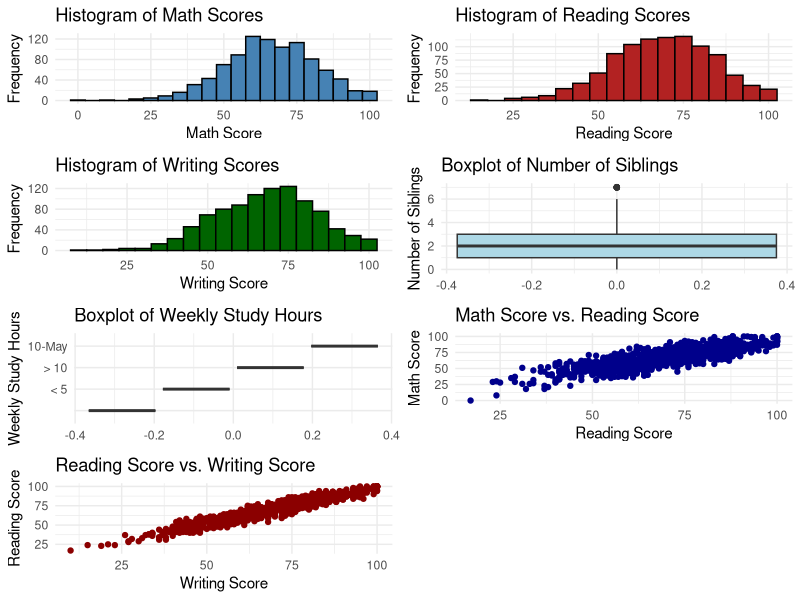
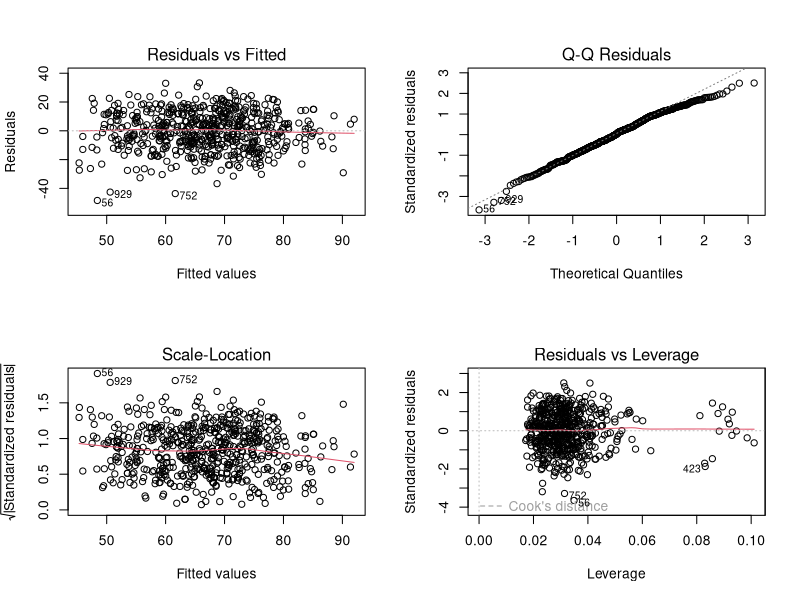
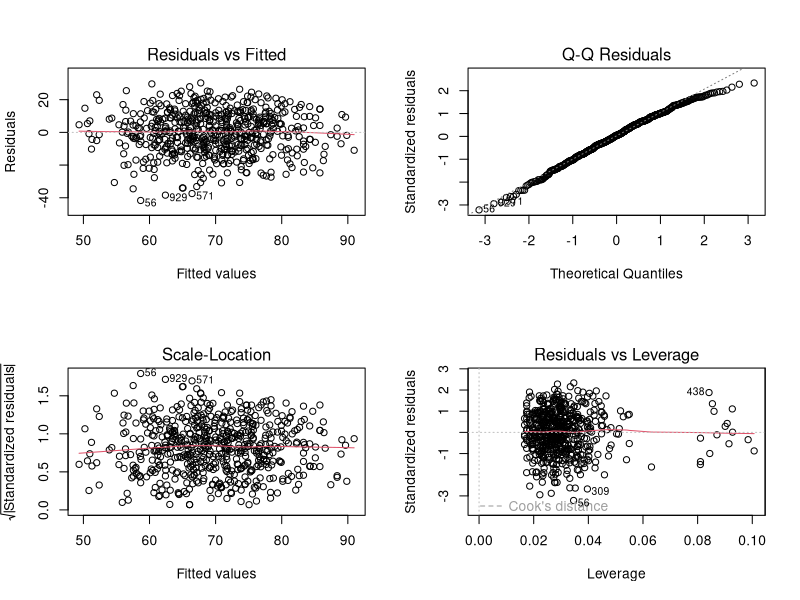
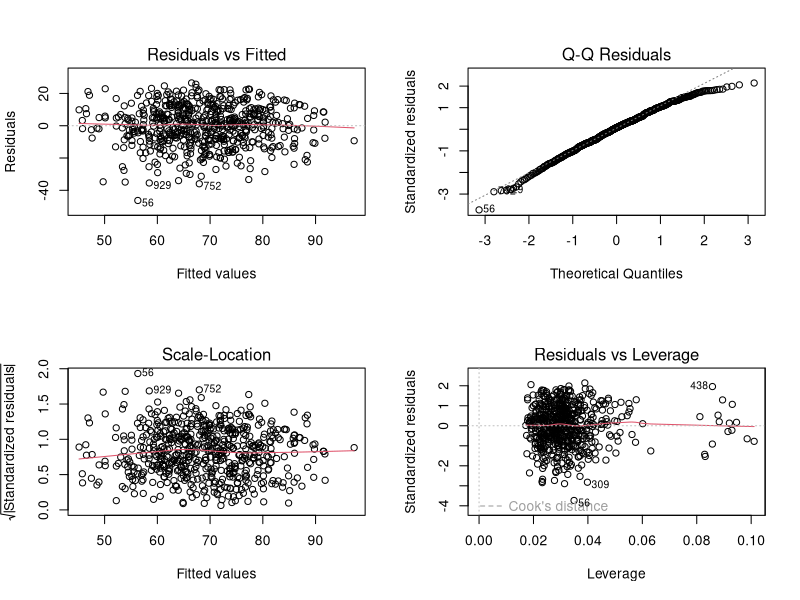
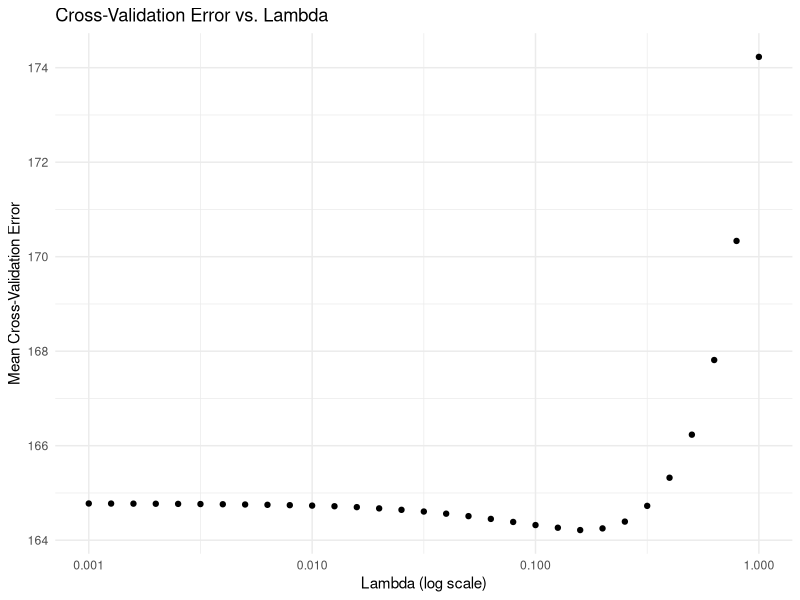
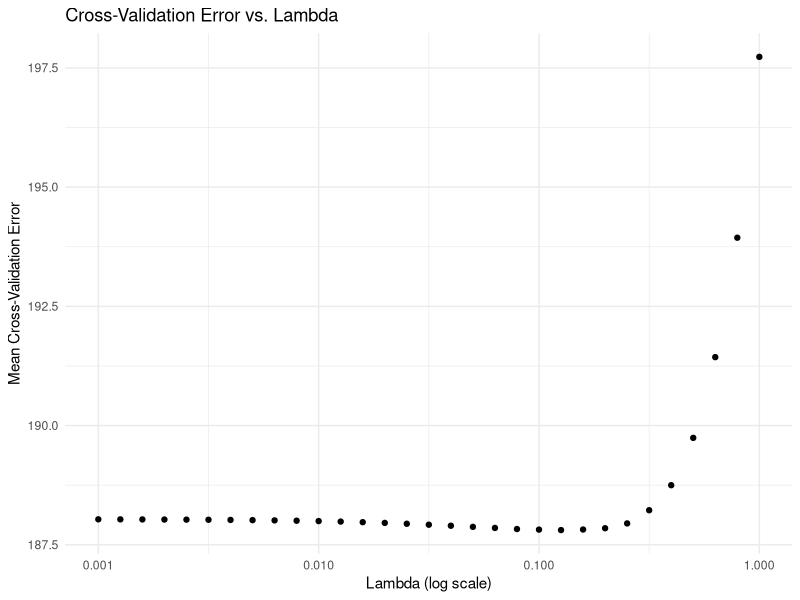
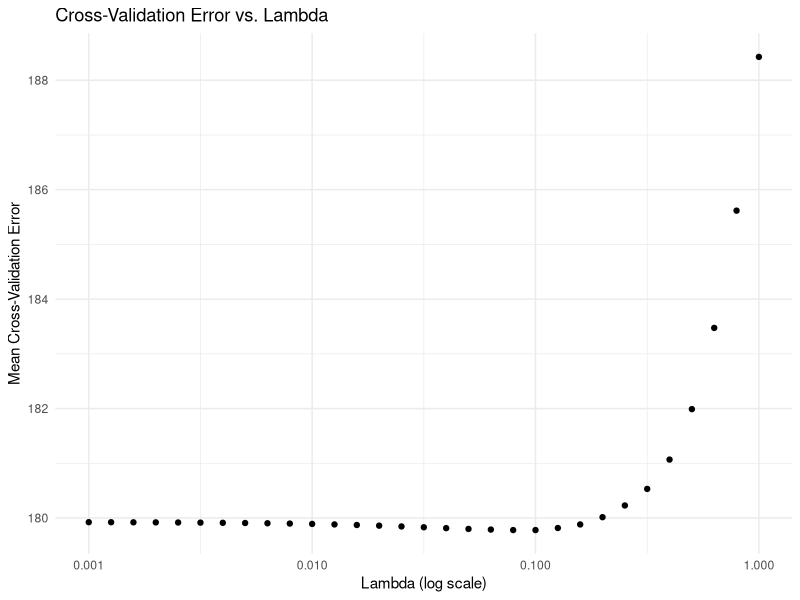

Reproduce these figures in R, in order. (Note: this script raises an error after producing the figures.)
## ---- chunk 1
knitr::opts_chunk$set(echo = TRUE)
library(tidyverse)
library(MASS)
library(leaps)
library(broom)
library(GGally)
library(gridExtra)
library(kableExtra)
library(caret)

knitr::opts_chunk$set(
  fig.width = 6,
  fig.asp = .6,
  out.width = "90%",
  warning = FALSE,
  message = FALSE
)

theme_set(theme_minimal() + theme(legend.position = "bottom"))
## ---- chunk 2
data <- read.csv("Project_1_data.csv")

hist_math <- ggplot(data, aes(x = MathScore)) +
  geom_histogram(binwidth = 5, fill = "steelblue", color = "black") +
  labs(title = "Histogram of Math Scores", x = "Math Score", y = "Frequency")

hist_reading <- ggplot(data, aes(x = ReadingScore)) +
  geom_histogram(binwidth = 5, fill = "firebrick", color = "black") +
  labs(title = "Histogram of Reading Scores", x = "Reading Score", y = "Frequency")

hist_writing <- ggplot(data, aes(x = WritingScore)) +
  geom_histogram(binwidth = 5, fill = "darkgreen", color = "black") +
  labs(title = "Histogram of Writing Scores", x = "Writing Score", y = "Frequency")
box_nr_siblings <- ggplot(data, aes(y = NrSiblings)) +
  geom_boxplot(fill = "lightblue") +
  labs(title = "Boxplot of Number of Siblings", y = "Number of Siblings")

box_wkly_study_hours <- ggplot(data, aes(y = WklyStudyHours)) +
  geom_boxplot(fill = "lightgreen") +
  labs(title = "Boxplot of Weekly Study Hours", y = "Weekly Study Hours")
scatter_math_reading <- ggplot(data, aes(x = ReadingScore, y = MathScore)) +
  geom_point(color = "darkblue") +
  labs(title = "Math Score vs. Reading Score", x = "Reading Score", y = "Math Score")

scatter_reading_writing <- ggplot(data, aes(x = WritingScore, y = ReadingScore)) +
  geom_point(color = "darkred") +
  labs(title = "Reading Score vs. Writing Score", x = "Writing Score", y = "Reading Score")
# Convert categorical variables to factors if needed
data <- data %>%
  mutate(across(c(Gender, EthnicGroup, ParentEduc, LunchType, TestPrep, 
                  ParentMaritalStatus, PracticeSport, IsFirstChild, 
                  TransportMeans, WklyStudyHours), as.factor))

pairwise_plots <- ggpairs(data,
  columns = c("MathScore", "ReadingScore", "WritingScore", "NrSiblings", "WklyStudyHours"),
  aes(color = Gender),
  lower = list(continuous = "smooth"),
  upper = list(continuous = "cor"),
  diag = list(continuous = "densityDiag"))
grid.arrange(
  hist_math, hist_reading, hist_writing,
  box_nr_siblings, box_wkly_study_hours,
  scatter_math_reading, scatter_reading_writing,
  ncol = 2
)
## ---- chunk 3
data$Gender <- as.factor(data$Gender)
data$EthnicGroup <- as.factor(data$EthnicGroup)
data$ParentEduc <- as.factor(data$ParentEduc)
data$LunchType <- as.factor(data$LunchType)
data$TestPrep <- as.factor(data$TestPrep)
data$ParentMaritalStatus <- as.factor(data$ParentMaritalStatus)
data$PracticeSport <- as.factor(data$PracticeSport)
data$IsFirstChild <- as.factor(data$IsFirstChild)
data$TransportMeans <- as.factor(data$TransportMeans)
data$WklyStudyHours <- as.factor(data$WklyStudyHours)

data <- na.omit(data)
## ---- chunk 4
data[data == "" | data == " "] <- NA
data <- na.omit(data)
## ---- chunk 5
data_dict <- tibble(
  Variable = c(
    "Gender", "EthnicGroup", "ParentEduc", "LunchType", "TestPrep", 
    "ParentMaritalStatus", "PracticeSport", "IsFirstChild", "NrSiblings", 
    "TransportMeans", "WklyStudyHours", "MathScore", "ReadingScore", "WritingScore"
  ),
  Description = c(
    "Gender of the student (male/female)",
    "Ethnic group of the student (group A to E)",
    "Parent(s) education background (from some_highschool to master's degree)",
    "School lunch type (standard or free/reduced)",
    "Test preparation course followed (completed or none)",
    "Parent(s) marital status (married/single/widowed/divorced)",
    "How often the student practices sport (never/sometimes/regularly)",
    "If the child is the first child in the family (yes/no)",
    "Number of siblings the student has (0 to 7)",
    "Means of transport to school (schoolbus/private)",
    "Weekly self-study hours (less that 5 hours; between 5 and 10 hours; more than
10 hours)",
    "Math test score (0-100)",
    "Reading test score (0-100)",
    "Writing test score (0-100)"
  )
)

data_dict %>% 
  knitr::kable(caption = "Data Dictionary") %>% 
  kable_styling() %>%
  column_spec(1, width = "12em") %>% 
  column_spec(2, width = "32em")
## ---- chunk 6
numeric_summary = data |> 
  summarize(
    NrSiblings_Mean = mean(NrSiblings, na.rm = TRUE),
    NrSiblings_SD = sd(NrSiblings, na.rm = TRUE),
    NrSiblings_Median = median(NrSiblings, na.rm = TRUE),
    NrSiblings_IQR = IQR(NrSiblings, na.rm = TRUE),
    NrSiblings_Max = max(NrSiblings, na.rm = TRUE),
    NrSiblings_Min = min(NrSiblings, na.rm = TRUE),
    
    MathScore_Mean = mean(MathScore, na.rm = TRUE),
    MathScore_SD = sd(MathScore, na.rm = TRUE),
    MathScore_Median = median(MathScore, na.rm = TRUE),
    MathScore_IQR = IQR(MathScore, na.rm = TRUE),
    MathScore_Max = max(MathScore, na.rm = TRUE),
    MathScore_Min = min(MathScore, na.rm = TRUE),
    
    ReadingScore_Mean = mean(ReadingScore, na.rm = TRUE),
    ReadingScore_SD = sd(ReadingScore, na.rm = TRUE),
    ReadingScore_Median = median(ReadingScore, na.rm = TRUE),
    ReadingScore_IQR = IQR(ReadingScore, na.rm = TRUE),
    ReadingScore_Max = max(ReadingScore, na.rm = TRUE),
    ReadingScore_Min = min(ReadingScore, na.rm = TRUE),
    
    WritingScore_Mean = mean(WritingScore, na.rm = TRUE),
    WritingScore_SD = sd(WritingScore, na.rm = TRUE),
    WritingScore_Median = median(WritingScore, na.rm = TRUE),
    WritingScore_IQR = IQR(WritingScore, na.rm = TRUE),
    WritingScore_Max = max(WritingScore, na.rm = TRUE),
    WritingScore_Min = min(WritingScore, na.rm = TRUE)
  )


numeric_table = data.frame(
  Variable = c("NrSiblings", "MathScore", "ReadingScore", "WritingScore"),
  Mean = c(numeric_summary$NrSiblings_Mean, numeric_summary$MathScore_Mean, 
           numeric_summary$ReadingScore_Mean, numeric_summary$WritingScore_Mean),
  SD = c(numeric_summary$NrSiblings_SD, numeric_summary$MathScore_SD, 
         numeric_summary$ReadingScore_SD, numeric_summary$WritingScore_SD),
  Median = c(numeric_summary$NrSiblings_Median, numeric_summary$MathScore_Median, 
             numeric_summary$ReadingScore_Median, numeric_summary$WritingScore_Median),
  IQR = c(numeric_summary$NrSiblings_IQR, numeric_summary$MathScore_IQR, 
          numeric_summary$ReadingScore_IQR, numeric_summary$WritingScore_IQR),
  Max = c(numeric_summary$NrSiblings_Max, numeric_summary$MathScore_Max, 
          numeric_summary$ReadingScore_Max, numeric_summary$WritingScore_Max),
  Min = c(numeric_summary$NrSiblings_Min, numeric_summary$MathScore_Min, 
          numeric_summary$ReadingScore_Min, numeric_summary$WritingScore_Min)
)

knitr::kable(numeric_table, col.names = c("Variable Name", "Mean", "SD", "Median", "IQR", "Max", "Min"), 
             caption = "Summary Statistics for all Numeric Variables", format = "pipe")

## ---- chunk 7
categorical_table <- data |> 
  summarize(
    gender_Male = sum(Gender == "male", na.rm = TRUE),
    gender_Female = sum(Gender == "female", na.rm = TRUE),
    
    ethnicgroup_A = sum(EthnicGroup == "group A", na.rm = TRUE),
    ethnicgroup_B = sum(EthnicGroup == "group B", na.rm = TRUE),
    ethnicgroup_C = sum(EthnicGroup == "group C", na.rm = TRUE),
    ethnicgroup_D = sum(EthnicGroup == "group D", na.rm = TRUE),
    ethnicgroup_E = sum(EthnicGroup == "group E", na.rm = TRUE),
    
    parenteduc_SomeHighSchool = sum(ParentEduc == "some college", na.rm = TRUE),
    parenteduc_HighSchool = sum(ParentEduc == "some high School", na.rm = TRUE),
    parenteduc_Associates = sum(ParentEduc == "associate's degree high school", na.rm = TRUE),
    parenteduc_Bachelors = sum(ParentEduc == "bachelor's degree", na.rm = TRUE),
    parenteduc_Masters = sum(ParentEduc == "master's degree", na.rm = TRUE),
    
    lunchtime_Standard = sum(LunchType == "standard", na.rm = TRUE),
    lunchtime_FreeReduced = sum(LunchType == "free/reduced", na.rm = TRUE),
    
    testprep_Completed = sum(TestPrep == "completed", na.rm = TRUE),
    testprep_None = sum(TestPrep == "none", na.rm = TRUE),
    
    parentmaritalstatus_Married = sum(ParentMaritalStatus == "married", na.rm = TRUE),
    parentmaritalstatus_Single = sum(ParentMaritalStatus == "single", na.rm = TRUE),
    parentmaritalstatus_Widowed = sum(ParentMaritalStatus == "widowed", na.rm = TRUE),
    parentmaritalstatus_Divorced = sum(ParentMaritalStatus == "divorced", na.rm = TRUE),
    
    practicesport_Never = sum(PracticeSport == "never", na.rm = TRUE),
    practicesport_Sometimes = sum(PracticeSport == "sometimes", na.rm = TRUE),
    practicesport_Regularly = sum(PracticeSport == "regularly", na.rm = TRUE),
    
    isfirstchild_Yes = sum(IsFirstChild == "yes", na.rm = TRUE),
    isfirstchild_No = sum(IsFirstChild == "no", na.rm = TRUE),
    
    transportmeans_SchoolBus = sum(TransportMeans == "school_bus", na.rm = TRUE),
    transportmeans_Private = sum(TransportMeans == "private", na.rm = TRUE),
    
    wklystudyhours_LessThan5 = sum(WklyStudyHours == "< 5", na.rm = TRUE),
    wklystudyhours_5to10 = sum(WklyStudyHours == "10-May", na.rm = TRUE),
    wklystudyhours_MoreThan10 = sum(WklyStudyHours == "> 10", na.rm = TRUE)
  )


categorical_final <- data.frame(
  Variable = c("Gender Male", "Gender Female",
               "EthnicGroup A", "EthnicGroup B", "EthnicGroup C", "EthnicGroup D", "EthnicGroup E",
               "ParentEduc Some High School", "ParentEduc High School", "ParentEduc Associates", 
               "ParentEduc Bachelors", "ParentEduc Masters", 
               "LunchType Standard", "LunchType Free/Reduced", 
               "TestPrep Completed", "TestPrep None", 
               "ParentMaritalStatus Married", "ParentMaritalStatus Single", "ParentMaritalStatus Widowed", "ParentMaritalStatus Divorced",
               "PracticeSport Never", "PracticeSport Sometimes", "PracticeSport Regularly",
               "IsFirstChild Yes", "IsFirstChild No", 
               "TransportMeans SchoolBus", "TransportMeans Private",
               "WklyStudyHours Less than 5", "WklyStudyHours 5-10", "WklyStudyHours More than 10"),
  Count = c(
    categorical_table$gender_Male, categorical_table$gender_Female,
    categorical_table$ethnicgroup_A, categorical_table$ethnicgroup_B, categorical_table$ethnicgroup_C, categorical_table$ethnicgroup_D, categorical_table$ethnicgroup_E,
    categorical_table$parenteduc_SomeHighSchool, categorical_table$parenteduc_HighSchool, categorical_table$parenteduc_Associates, 
    categorical_table$parenteduc_Bachelors, categorical_table$parenteduc_Masters, 
    categorical_table$lunchtime_Standard, categorical_table$lunchtime_FreeReduced, 
    categorical_table$testprep_Completed, categorical_table$testprep_None, 
    categorical_table$parentmaritalstatus_Married, categorical_table$parentmaritalstatus_Single, categorical_table$parentmaritalstatus_Widowed, categorical_table$parentmaritalstatus_Divorced,
    categorical_table$practicesport_Never, categorical_table$practicesport_Sometimes, categorical_table$practicesport_Regularly,
    categorical_table$isfirstchild_Yes, categorical_table$isfirstchild_No, 
    categorical_table$transportmeans_SchoolBus, categorical_table$transportmeans_Private,
    categorical_table$wklystudyhours_LessThan5, categorical_table$wklystudyhours_5to10, categorical_table$wklystudyhours_MoreThan10
  ),
  Proportion = round(c(
    categorical_table$gender_Male / nrow(data), categorical_table$gender_Female / nrow(data),
    categorical_table$ethnicgroup_A / nrow(data), categorical_table$ethnicgroup_B / nrow(data), categorical_table$ethnicgroup_C / nrow(data), 
    categorical_table$ethnicgroup_D / nrow(data), categorical_table$ethnicgroup_E / nrow(data),
    categorical_table$parenteduc_SomeHighSchool / nrow(data), categorical_table$parenteduc_HighSchool / nrow(data), 
    categorical_table$parenteduc_Associates / nrow(data), categorical_table$parenteduc_Bachelors / nrow(data), 
    categorical_table$parenteduc_Masters / nrow(data),
    categorical_table$lunchtime_Standard / nrow(data), categorical_table$lunchtime_FreeReduced / nrow(data),
    categorical_table$testprep_Completed / nrow(data), categorical_table$testprep_None / nrow(data),
    categorical_table$parentmaritalstatus_Married / nrow(data), categorical_table$parentmaritalstatus_Single / nrow(data),
    categorical_table$parentmaritalstatus_Widowed / nrow(data), categorical_table$parentmaritalstatus_Divorced / nrow(data),
    categorical_table$practicesport_Never / nrow(data), categorical_table$practicesport_Sometimes / nrow(data),
    categorical_table$practicesport_Regularly / nrow(data),
    categorical_table$isfirstchild_Yes / nrow(data), categorical_table$isfirstchild_No / nrow(data),
    categorical_table$transportmeans_SchoolBus / nrow(data), categorical_table$transportmeans_Private / nrow(data),
    categorical_table$wklystudyhours_LessThan5 / nrow(data), categorical_table$wklystudyhours_5to10 / nrow(data), 
    categorical_table$wklystudyhours_MoreThan10 / nrow(data)
  ), 4)
)

knitr::kable(categorical_final, col.names = c("Variable Name and Levels", "Count", "Proportion"), 
             caption = "Summary Statistics for all Categorical Variables", format = "pipe")
## ---- chunk 8
math_full_model <- lm(MathScore ~ Gender + EthnicGroup + ParentEduc + LunchType + TestPrep +
                        ParentMaritalStatus + PracticeSport + IsFirstChild + NrSiblings +
                        TransportMeans + WklyStudyHours, data = data)
math_null_model = lm(MathScore ~ 1, data = data)
math_selected_model = step(math_null_model,
scope = list(lower = formula(math_null_model),
upper = formula(math_full_model)))
math_selected_model
## ---- chunk 9
par(mfrow = c(2, 2)) 
plot(math_selected_model)
par(mfrow = c(1, 1))
## ---- chunk 10
reading_full_model <- lm(ReadingScore ~ Gender + EthnicGroup + ParentEduc + LunchType + TestPrep +
                        ParentMaritalStatus + PracticeSport + IsFirstChild + NrSiblings +
                        TransportMeans + WklyStudyHours, data = data)
reading_null_model = lm(ReadingScore ~ 1, data = data)
reading_selected_model = step(reading_null_model,
scope = list(lower = formula(reading_null_model),
upper = formula(reading_full_model)))
reading_selected_model
## ---- chunk 11
par(mfrow = c(2, 2)) 
plot(reading_selected_model)
par(mfrow = c(1, 1))
## ---- chunk 12
writing_full_model <- lm(WritingScore ~ Gender + EthnicGroup + ParentEduc + LunchType + TestPrep +
                        ParentMaritalStatus + PracticeSport + IsFirstChild + NrSiblings +
                        TransportMeans + WklyStudyHours, data = data)
writing_null_model = lm(WritingScore ~ 1, data = data)
writing_selected_model = step(writing_null_model,
scope = list(lower = formula(writing_null_model),
upper = formula(writing_full_model)))
writing_selected_model
## ---- chunk 13
par(mfrow = c(2, 2)) 
plot(writing_selected_model)
par(mfrow = c(1, 1))
## ---- chunk 14
model1 <- lm(formula = ReadingScore ~ Gender + EthnicGroup + ParentEduc + 
               LunchType + TestPrep + ParentMaritalStatus + IsFirstChild, data = data)

model2 <- lm(formula = MathScore ~ Gender + EthnicGroup + ParentEduc + 
               LunchType + TestPrep + ParentMaritalStatus + IsFirstChild + WklyStudyHours, 
             data = data)

model3 <- lm(formula = WritingScore ~ Gender + EthnicGroup + ParentEduc + 
               LunchType + TestPrep + ParentMaritalStatus + WklyStudyHours, data = data)
## ---- chunk 15
summary(data$MathScore)
## ---- chunk 16
data$MathScore_shifted <- data$MathScore + 1
model2_shifted <- lm(MathScore_shifted ~ Gender + EthnicGroup + ParentEduc + 
                       LunchType + TestPrep + ParentMaritalStatus + IsFirstChild + 
                       WklyStudyHours, data = data)
## ---- chunk 17
library(glmnet)
library(ggplot2)
library(tibble)

set.seed(2024)

lambda_seq <- 10^seq(-3, 0, by = 0.1)

x <- model.matrix(WritingScore ~ Gender + EthnicGroup + ParentEduc + LunchType + TestPrep +
                   ParentMaritalStatus + PracticeSport + IsFirstChild + NrSiblings +
                   TransportMeans + WklyStudyHours, data = data)[, -1]

cv_object <- cv.glmnet(x, data$WritingScore, lambda = lambda_seq, nfolds = 5)

cv_object

tibble(lambda = cv_object$lambda, mean_cv_error = cv_object$cvm) %>%
  ggplot(aes(x = lambda, y = mean_cv_error)) +
  geom_point() +
  scale_x_log10() + 
  labs(title = "Cross-Validation Error vs. Lambda",
       x = "Lambda (log scale)", y = "Mean Cross-Validation Error")

min_lambda <- cv_object$lambda.min
min_lambda

fit_bestcv <- glmnet(x, data$WritingScore, lambda = min_lambda)

coef(fit_bestcv)
## ---- chunk 18
writing_lasso_formula <- WritingScore ~ Gender + EthnicGroup + ParentEduc + LunchType
writing_selected_model <- lm(
  formula = WritingScore ~ Gender + EthnicGroup + ParentEduc + LunchType,
  data = data
)

summary(writing_selected_model)
## ---- chunk 19
set.seed(2024)

lambda_seq <- 10^seq(-3, 0, by = 0.1)

x <- model.matrix(MathScore ~ Gender + EthnicGroup + ParentEduc + LunchType + TestPrep +
                   ParentMaritalStatus + PracticeSport + IsFirstChild + NrSiblings +
                   TransportMeans + WklyStudyHours, data = data)[, -1]

cv_object <- cv.glmnet(x, data$MathScore, lambda = lambda_seq, nfolds = 5)

cv_object

tibble(lambda = cv_object$lambda, mean_cv_error = cv_object$cvm) %>%
  ggplot(aes(x = lambda, y = mean_cv_error)) +
  geom_point() +
  scale_x_log10() + 
  labs(title = "Cross-Validation Error vs. Lambda",
       x = "Lambda (log scale)", y = "Mean Cross-Validation Error")

min_lambda <- cv_object$lambda.min
min_lambda

fit_bestcv <- glmnet(x, data$MathScore, lambda = min_lambda)

coef(fit_bestcv)
## ---- chunk 20
math_lasso_formula <- MathScore ~ Gender + EthnicGroup + ParentEduc + LunchType + TestPrep +
                      ParentMaritalStatus + PracticeSport + IsFirstChild + NrSiblings +
                      TransportMeans + WklyStudyHours

math_selected_model <- lm(
  formula = math_lasso_formula,
  data = data
)

summary(math_selected_model)
## ---- chunk 21
set.seed(2024)

lambda_seq <- 10^seq(-3, 0, by = 0.1)

x <- model.matrix(ReadingScore ~ Gender + EthnicGroup + ParentEduc + LunchType + TestPrep +
                   ParentMaritalStatus + PracticeSport + IsFirstChild + NrSiblings +
                   TransportMeans + WklyStudyHours, data = data)[, -1]

cv_object <- cv.glmnet(x, data$ReadingScore, lambda = lambda_seq, nfolds = 5)

cv_object

tibble(lambda = cv_object$lambda, mean_cv_error = cv_object$cvm) %>%
  ggplot(aes(x = lambda, y = mean_cv_error)) +
  geom_point() +
  scale_x_log10() + 
  labs(title = "Cross-Validation Error vs. Lambda",
       x = "Lambda (log scale)", y = "Mean Cross-Validation Error")

min_lambda <- cv_object$lambda.min
min_lambda

fit_bestcv <- glmnet(x, data$ReadingScore, lambda = min_lambda)

coef(fit_bestcv)
## ---- chunk 22
reading_lasso_formula <- ReadingScore ~ Gender + EthnicGroup + ParentEduc + LunchType + TestPrep +
                        ParentMaritalStatus + PracticeSport + IsFirstChild + NrSiblings +
                        TransportMeans + WklyStudyHours

reading_selected_model <- lm(
  formula = reading_lasso_formula,
  data = data
)

summary(reading_selected_model)
## ---- chunk 23
# Set up a 1-row, 3-column layout
par(mfrow = c(1, 3))

# Box-Cox analysis for model1
boxcox(model1, lambda = seq(-2, 2, by = 0.1))  # Range of lambda values
title("Model 1: ReadingScore")

# Box-Cox analysis for model2
boxcox(model2_shifted, lambda = seq(-2, 2, by = 0.1))  # Range of lambda values
title("Model 2: MathScore")

# Box-Cox analysis for model3
boxcox(model3, lambda = seq(-2, 2, by = 0.1))  # Range of lambda values
title("Model 3: WritingScore")

# Reset graphical parameters (optional)
par(mfrow = c(1, 1))
## ---- chunk 24
correlation_matrix <- cor(data[, c("MathScore", "WritingScore", "ReadingScore")], use = "complete.obs")

print(correlation_matrix)

library(corrplot)
corrplot(correlation_matrix, method = "circle", type = "upper", tl.col = "black", tl.srt = 45)
## ---- chunk 25
# CV for Math Score
set.seed(2024)
train_control = trainControl(method = "cv", number = 10)
cv_model = train(MathScore ~ Gender + EthnicGroup + ParentEduc + 
               LunchType + TestPrep + ParentMaritalStatus + IsFirstChild + WklyStudyHours, 
             data = data,
method = "lm",
trControl = train_control)
print(cv_model)
## ---- chunk 26
# CV for Reading Score
set.seed(2024)
train_control = trainControl(method = "cv", number = 10)
cv_model = train(ReadingScore ~ Gender + EthnicGroup + ParentEduc + 
               LunchType + TestPrep + ParentMaritalStatus + IsFirstChild,
               data = data,
method = "lm",
trControl = train_control)
print(cv_model)
## ---- chunk 27
# CV for Reading Score
set.seed(2024)
train_control = trainControl(method = "cv", number = 10)
cv_model = train(WritingScore ~ Gender + EthnicGroup + ParentEduc + 
               LunchType + TestPrep + ParentMaritalStatus + WklyStudyHours,
               data = data,
method = "lm",
trControl = train_control)
print(cv_model)
